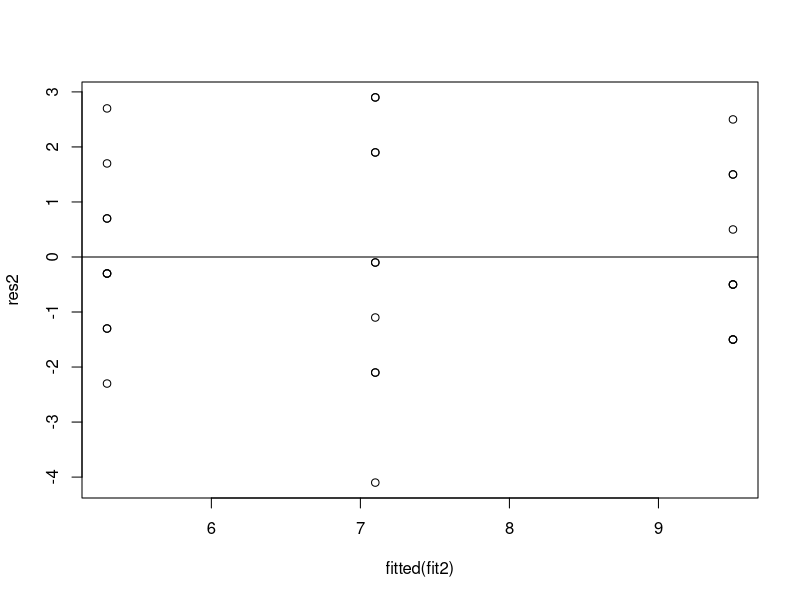
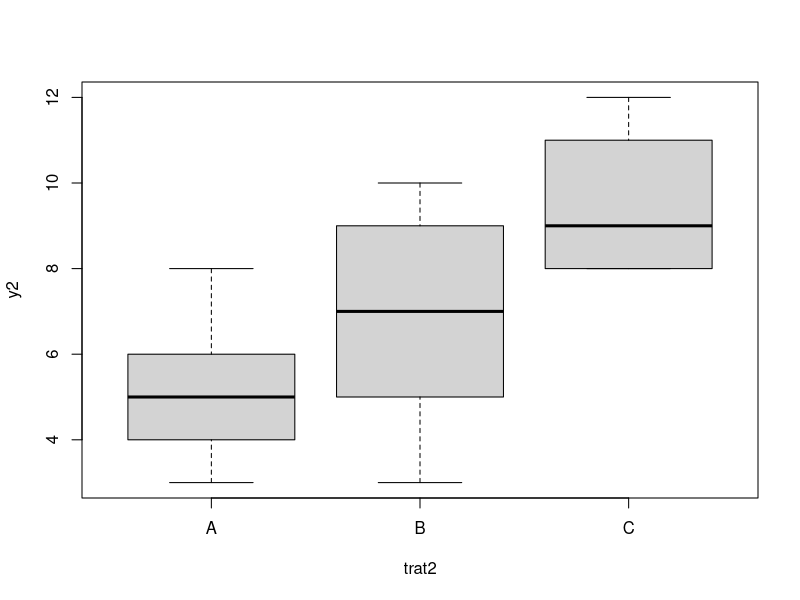

Write R code to recreate these figures, in order.
y2 = c(5,6,7,8,3,4,6,5,4,5,5,6,7,7,9,5,10,3,10,9,8,8,9,11,11,12,9,8,9,10)

trat2 = c(rep(c("A"),10), rep(c("B"),10), rep(c("C"),10))

dados=data.frame(trat2, y2)

by(y2, trat2, mean)
by(y2, trat2, sd)

fit2 =lm(y2~trat2,dados)
summary(aov(fit2))

fit2



res2=residuals(fit2)

res2

predict(fit2)

res_p2=rstandard(fit2)

plot(res2~fitted(fit2))

abline(h=0)

bartlett.test(y2,trat2)

boxplot(y2~trat2)

anova2=(aov(fit2))

TukeyHSD(anova2, ordered = TRUE)